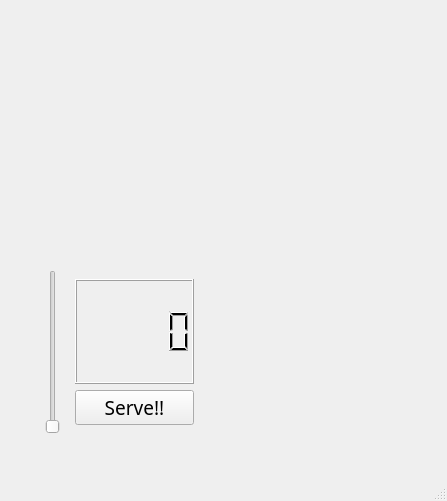
<?xml version="1.0" encoding="UTF-8"?>
<ui version="4.0">
 <class>MainWindow</class>
 <widget class="QMainWindow" name="MainWindow">
  <property name="geometry">
   <rect>
    <x>0</x>
    <y>0</y>
    <width>447</width>
    <height>501</height>
   </rect>
  </property>
  <property name="windowTitle">
   <string>MainWindow</string>
  </property>
  <widget class="QWidget" name="centralwidget">
   <layout class="QHBoxLayout" name="horizontalLayout">
    <item>
     <widget class="QWidget" name="widget" native="true">
      <layout class="QVBoxLayout" name="verticalLayout">
       <item>
        <widget class="QWidget" name="widget_3" native="true">
         <layout class="QHBoxLayout" name="horizontalLayout_2">
          <item>
           <widget class="QWidget" name="widget_4" native="true">
            <layout class="QHBoxLayout" name="horizontalLayout_3">
             <item>
              <widget class="QLabel" name="label">
               <property name="sizePolicy">
                <sizepolicy hsizetype="Ignored" vsizetype="Ignored">
                 <horstretch>0</horstretch>
                 <verstretch>0</verstretch>
                </sizepolicy>
               </property>
               <property name="text">
                <string/>
               </property>
               <property name="pixmap">
                <pixmap>Images/player.jpg</pixmap>
               </property>
               <property name="scaledContents">
                <bool>true</bool>
               </property>
              </widget>
             </item>
            </layout>
           </widget>
          </item>
          <item>
           <widget class="QWidget" name="widget_6" native="true">
            <layout class="QHBoxLayout" name="horizontalLayout_4">
             <item>
              <widget class="QLabel" name="label_2">
               <property name="sizePolicy">
                <sizepolicy hsizetype="Ignored" vsizetype="Ignored">
                 <horstretch>0</horstretch>
                 <verstretch>0</verstretch>
                </sizepolicy>
               </property>
               <property name="text">
                <string/>
               </property>
               <property name="pixmap">
                <pixmap>Images/serving.jpg</pixmap>
               </property>
               <property name="scaledContents">
                <bool>true</bool>
               </property>
              </widget>
             </item>
            </layout>
           </widget>
          </item>
          <item>
           <widget class="QWidget" name="widget_5" native="true">
            <layout class="QHBoxLayout" name="horizontalLayout_5">
             <item>
              <widget class="QLabel" name="label_3">
               <property name="sizePolicy">
                <sizepolicy hsizetype="Ignored" vsizetype="Ignored">
                 <horstretch>0</horstretch>
                 <verstretch>0</verstretch>
                </sizepolicy>
               </property>
               <property name="text">
                <string/>
               </property>
               <property name="pixmap">
                <pixmap>../../../../.designer/backup/Images/score_ace.jpg</pixmap>
               </property>
               <property name="scaledContents">
                <bool>true</bool>
               </property>
              </widget>
             </item>
            </layout>
           </widget>
          </item>
         </layout>
        </widget>
       </item>
       <item>
        <widget class="QWidget" name="widget_2" native="true">
         <property name="sizePolicy">
          <sizepolicy hsizetype="Ignored" vsizetype="Ignored">
           <horstretch>0</horstretch>
           <verstretch>0</verstretch>
          </sizepolicy>
         </property>
         <layout class="QHBoxLayout" name="horizontalLayout_6">
          <item>
           <widget class="QWidget" name="widget_7" native="true">
            <layout class="QHBoxLayout" name="horizontalLayout_7">
             <item>
              <widget class="QWidget" name="widget_9" native="true">
               <layout class="QHBoxLayout" name="horizontalLayout_9">
                <item>
                 <widget class="QSlider" name="verticalSlider">
                  <property name="sizePolicy">
                   <sizepolicy hsizetype="Fixed" vsizetype="Ignored">
                    <horstretch>0</horstretch>
                    <verstretch>0</verstretch>
                   </sizepolicy>
                  </property>
                  <property name="minimum">
                   <number>100</number>
                  </property>
                  <property name="maximum">
                   <number>280</number>
                  </property>
                  <property name="orientation">
                   <enum>Qt::Vertical</enum>
                  </property>
                 </widget>
                </item>
                <item>
                 <widget class="QWidget" name="widget_10" native="true">
                  <layout class="QVBoxLayout" name="verticalLayout_2">
                   <item>
                    <widget class="QLCDNumber" name="lcd">
                     <property name="font">
                      <font>
                       <family>Ravie</family>
                      </font>
                     </property>
                    </widget>
                   </item>
                   <item>
                    <widget class="QPushButton" name="pushButton">
                     <property name="font">
                      <font>
                       <family>MV Boli</family>
                       <pointsize>14</pointsize>
                      </font>
                     </property>
                     <property name="text">
                      <string>Serve!!</string>
                     </property>
                    </widget>
                   </item>
                  </layout>
                 </widget>
                </item>
               </layout>
              </widget>
             </item>
            </layout>
           </widget>
          </item>
          <item>
           <widget class="QWidget" name="widget_8" native="true">
            <layout class="QHBoxLayout" name="horizontalLayout_8">
             <item>
              <widget class="QLabel" name="label_5">
               <property name="font">
                <font>
                 <family>Showcard Gothic</family>
                 <pointsize>14</pointsize>
                </font>
               </property>
               <property name="text">
                <string/>
               </property>
              </widget>
             </item>
            </layout>
           </widget>
          </item>
         </layout>
        </widget>
       </item>
      </layout>
     </widget>
    </item>
   </layout>
  </widget>
  <widget class="QMenuBar" name="menubar">
   <property name="geometry">
    <rect>
     <x>0</x>
     <y>0</y>
     <width>447</width>
     <height>21</height>
    </rect>
   </property>
  </widget>
  <widget class="QStatusBar" name="statusbar"/>
 </widget>
 <resources/>
 <connections/>
</ui>
